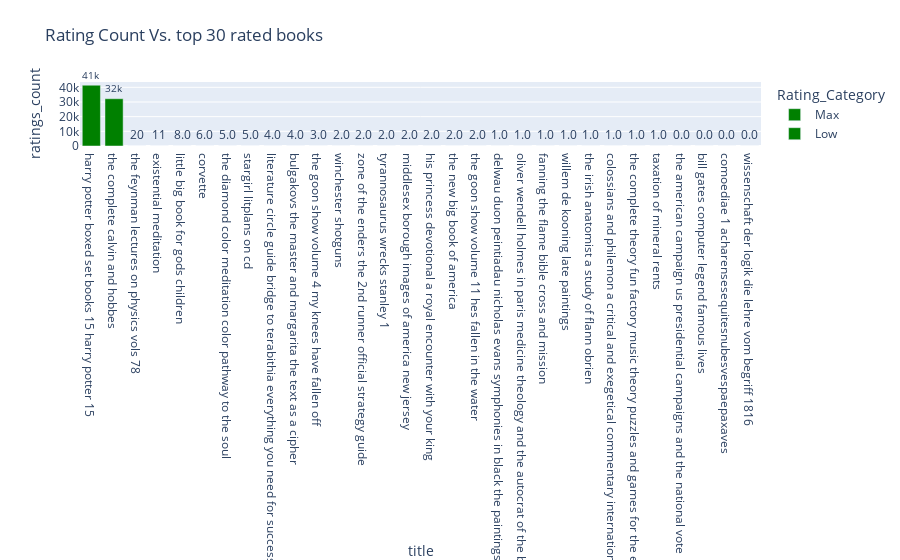

Notebook code for this chart:
### Code cell
#top 10 books with highest ratings
def rate2(row):
    if row["average_rating"] == 5.0:
        return "Max"
    elif 4.7 <= row["average_rating"] <= 4.9:
        return "Highest"
    elif 4.5 <= row["average_rating"] < 4.7:
        return "High"
    else:
        return "Low"
books = df_da[["title", "ratings_count", "average_rating"]].groupby(["title"]).agg({"ratings_count" : "sum", "average_rating": "mean"}).reset_index().sort_values("average_rating", ascending = False)
books["Rating_Category"] = books.apply(rate2, axis=1)
books = books.head(30)
fig3 = px.bar(books, y='ratings_count', x='title', color="Rating_Category", text_auto='.2s', title="Rating Count Vs. top 30 rated books")
fig3.update_xaxes(nticks=38)
fig3.update_traces(textfont_size=12, textangle=0, textposition="outside", marker_color='green', cliponaxis=False)
fig3.update_layout(xaxis={'categoryorder':'total descending'})
fig3.show()

### Figure 1 — Plotly figure (JSON) as saved in the notebook; plotly's stock layout.template omitted (floating-point values rounded to 4 significant figures)
{"data": [{"alignmentgroup": "True", "cliponaxis": false, "hovertemplate": "Rating_Category=Max<br>title=%{x}<br>ratings_count=%{y}<extra></extra>", "legendgroup": "Max", "marker": {"color": "green", "pattern": {"shape": ""}}, "name": "Max", "offsetgroup": "Max", "orientation": "v", "showlegend": true, "textangle": 0, "textfont": {"size": 12}, "textposition": "outside", "texttemplate": "%{y:.2s}", "type": "bar", "x": ["winchester shotguns", "zone of the enders the 2nd runner official strategy guide", "delwau duon peintiadau nicholas evans symphonies in black the paintings of nicholas evans", "the american campaign us presidential campaigns and the national vote", "literature circle guide bridge to terabithia everything you need for successful literature circles that get kids thinking talking writingand loving literature", "tyrannosaurus wrecks stanley 1", "middlesex borough images of america new jersey", "the diamond color meditation color pathway to the soul", "oliver wendell holmes in paris medicine theology and the autocrat of the breakfast table", "his princess devotional a royal encounter with your king", "fanning the flame bible cross and mission", "willem de kooning late paintings", "bill gates computer legend famous lives", "the irish anatomist a study of flann obrien", "bulgakovs the master and margarita the text as a cipher", "the new big book of america", "colossians and philemon a critical and exegetical commentary international critical commentary", "the complete theory fun factory music theory puzzles and games for the early grades", "the goon show volume 11 hes fallen in the water", "the goon show volume 4 my knees have fallen off", "comoediae 1 acharensesequitesnubesvespaepaxaves", "taxation of mineral rents"], "xaxis": "x", "y": [2, 2, 1, 0, 4, 2, 2, 5, 1, 2, 1, 1, 0, 1, 4, 2, 1, 1, 2, 3, 0, 1], "yaxis": "y"}, {"alignmentgroup": "True", "cliponaxis": false, "hovertemplate": "Rating_Category=Low<br>title=%{x}<br>ratings_count=%{y}<extra></extra>", "legendgroup": "Low", "marker": {"color": "green", "pattern": {"shape": ""}}, "name": "Low", "offsetgroup": "Low", "orientation": "v", "showlegend": true, "textangle": 0, "textfont": {"size": 12}, "textposition": "outside", "texttemplate": "%{y:.2s}", "type": "bar", "x": ["existential meditation"], "xaxis": "x", "y": [11], "yaxis": "y"}, {"alignmentgroup": "True", "cliponaxis": false, "hovertemplate": "Rating_Category=Highest<br>title=%{x}<br>ratings_count=%{y}<extra></extra>", "legendgroup": "Highest", "marker": {"color": "green", "pattern": {"shape": ""}}, "name": "Highest", "offsetgroup": "Highest", "orientation": "v", "showlegend": true, "textangle": 0, "textfont": {"size": 12}, "textposition": "outside", "texttemplate": "%{y:.2s}", "type": "bar", "x": ["little big book for gods children", "stargirl litplans on cd", "corvette", "the complete calvin and hobbes", "the feynman lectures on physics vols 78", "harry potter boxed set books 15 harry potter 15", "wissenschaft der logik die lehre vom begriff 1816"], "xaxis": "x", "y": [8, 5, 6, 32213, 20, 41428, 0], "yaxis": "y"}], "layout": {"barmode": "relative", "legend": {"title": {"text": "Rating_Category"}, "tracegroupgap": 0}, "title": {"text": "Rating Count Vs. top 30 rated books"}, "xaxis": {"anchor": "y", "categoryorder": "total descending", "domain": [0, 1], "nticks": 38, "title": {"text": "title"}}, "yaxis": {"anchor": "x", "domain": [0, 1], "title": {"text": "ratings_count"}}}}
